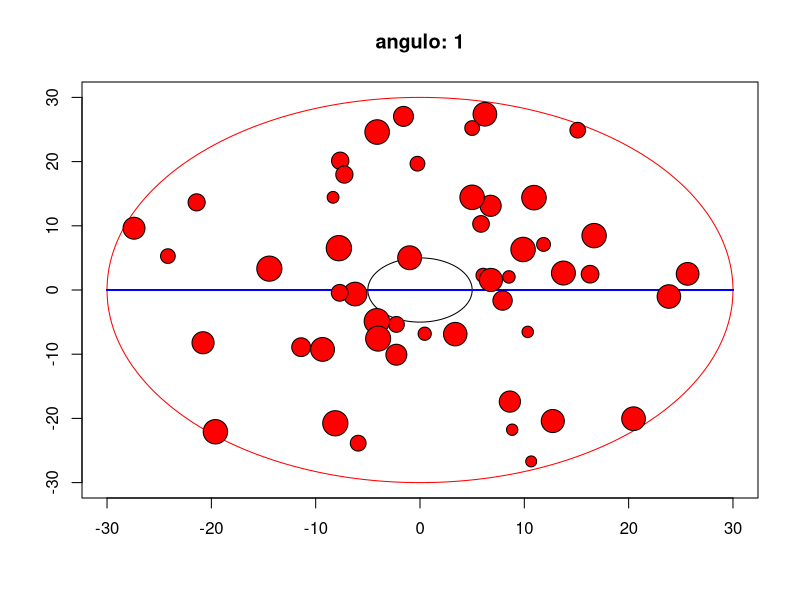
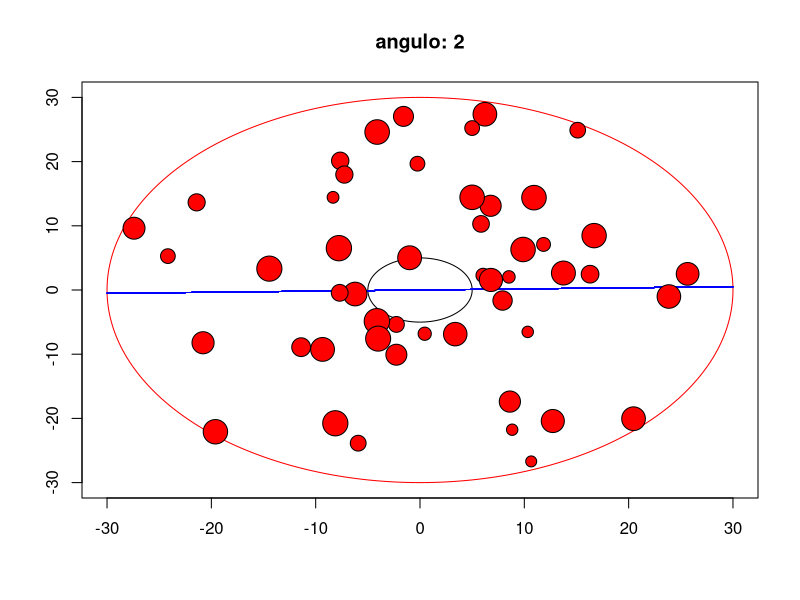
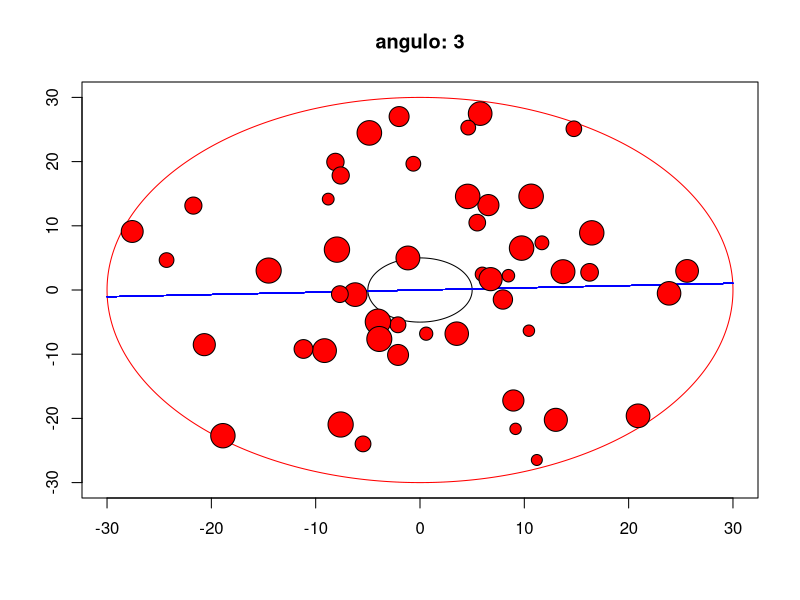
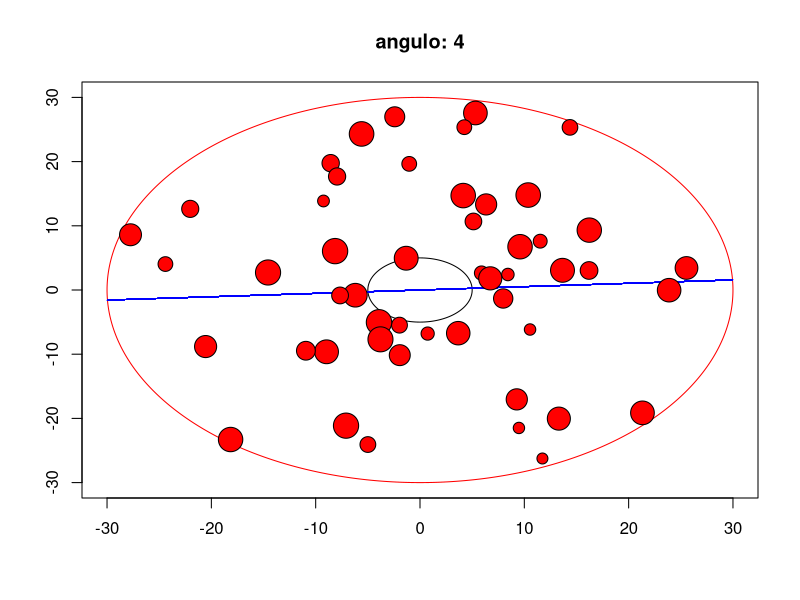
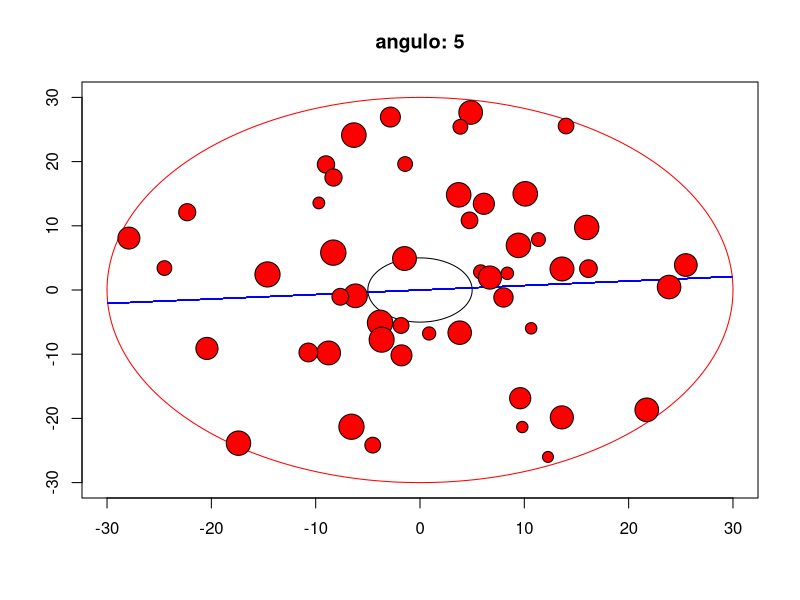
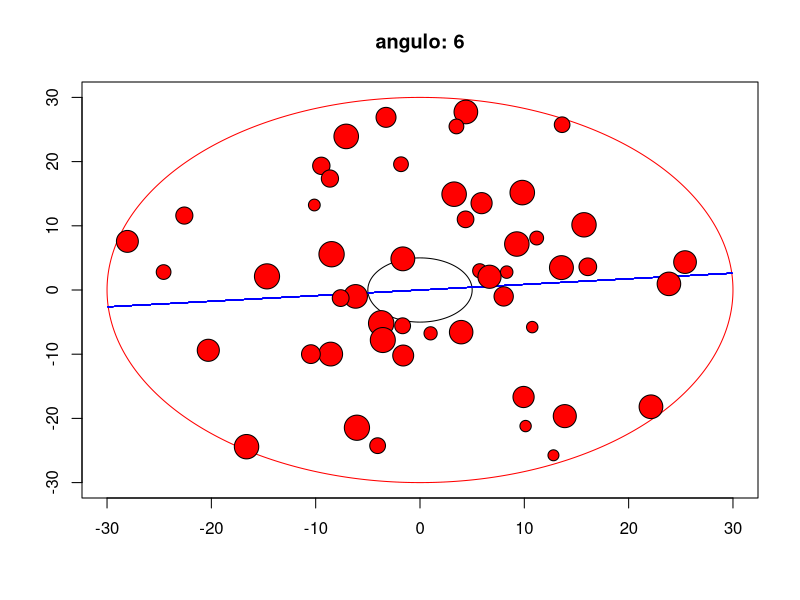
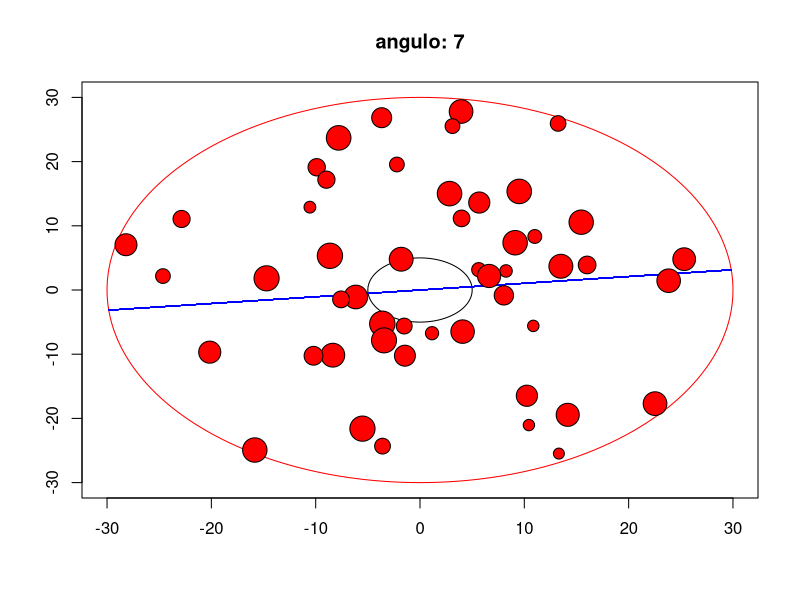
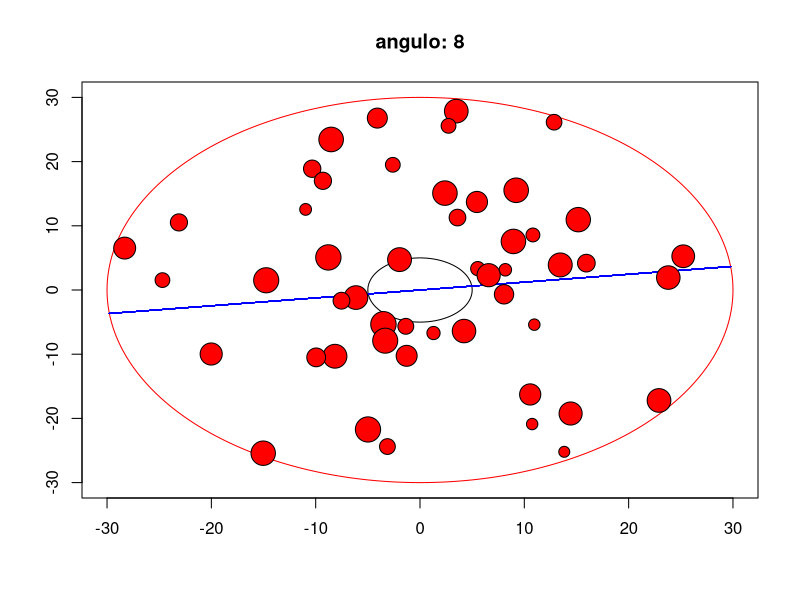

Source code (R) for these figures, in order: (Note: this script raises an error after producing the figures.)
library(plotrix)
library(parallel)

r <- 30 #radio exterior
ri <- 5 #radio interior
n <- 50 #numero de particulas
circle <- seq(0,360,0.005) #dibujado del circulo
cx <- r * cos(circle) #Circulo exterior
cy <- r * sin(circle)
cix <- ri * cos(circle) #circulo interior
ciy <- ri * sin(circle)

theta <- (pi*2) * runif(n) #angulos aleatorios
rad <- runif(n,ri,r) #radios aleatorios entre radio interior y radio exterior
xp <- rad * cos(theta) #coordenadas polares a cartesianas en X de las particulas
yp <- rad * sin(theta)#coordenadas polares a cartesianas en y de las particulas
a <- seq(0,2*pi-0.00001,2*pi/360) #Velocidad de la barra
xl <- r * cos(a) #coordenadas polares a cartesianas en X de la barra
yl <- r * sin(a) #coordenadas polares a cartesianas en y de la barra
#Particulas
#x = posicion en X, y = posicion en y, m = masa de la particulas
#radio = radio de giro, angulo = angulo direccion contraria al reloj, 
#vel = velocidad angular distinta para cada particula
p <- data.frame(x= xp, y = yp, m=runif(n,10,60),radio = rad, angulo = atan2(yp,xp),vel = (2*pi)/sample(180:450,length(xp)))
dens<-0.5 # Densidad
p$ram<-sqrt(p$m/(dens*pi))/5 #Radio de las pariculas con respecto a la masa

#clt <- makeCluster(detectCores() - 1)

for(i in 1:360) { #Pasos de la barra por frame
  png(paste("MovPar_d", i,".png", sep=""))
  plot(1, type="n", xlab="", ylab="", xlim=c(-r,r),ylim=c(-r,r), main = paste("angulo: ", i, sep = '') )
  lines(cy~cx,col="red") #circulo exterior
  lines(ciy~cix) #circulo interior
  segments(rep(0,length(xp)),rep(0,length(yp)),xl[i],yl[i],col="blue") #Barra 0 grados
  segments(rep(0,length(xp)),rep(0,length(yp)),-xl[i],-yl[i],col="blue") #Barra 180 grados
  for(j in 1:length(p$x)) {
    draw.circle(p$x[j],p$y[j],p$ram[j],col="red") #Dibujado de particulas
  }
  #actualizar coordenadas polares a cartesianas
  #calculo de la posicion de la particulas con respecto al angulo
  p$x <- p$radio * cos(p$angulo) 
  p$y <- p$radio * sin(p$angulo)
  p$angulo <- p$angulo + p$vel #Aumentar el angulo agregando velocidad angular
  graphics.off()
}

#stopCluster (clt)

#system("convert -delay 50 -size 300x300 MovPar_d*.png -loop 0 FDsPr.gif") # creamos animacion con ImageMagick

